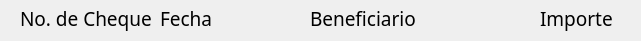
      <widget class="QFrame" name="frame_34">
       <property name="geometry">
        <rect>
         <x>840</x>
         <y>300</y>
         <width>641</width>
         <height>41</height>
        </rect>
       </property>
       <property name="styleSheet">
        <string notr="true">border-radius:0px;
border-color: rgb(255, 255, 255);</string>
       </property>
       <property name="frameShape">
        <enum>QFrame::StyledPanel</enum>
       </property>
       <property name="frameShadow">
        <enum>QFrame::Raised</enum>
       </property>
       <widget class="QLabel" name="label_131">
        <property name="geometry">
         <rect>
          <x>20</x>
          <y>5</y>
          <width>131</width>
          <height>27</height>
         </rect>
        </property>
        <property name="font">
         <font>
          <family>Bahnschrift</family>
          <pointsize>14</pointsize>
          <weight>50</weight>
          <italic>false</italic>
          <bold>false</bold>
         </font>
        </property>
        <property name="text">
         <string>No. de Cheque</string>
        </property>
       </widget>
       <widget class="QLabel" name="label_142">
        <property name="geometry">
         <rect>
          <x>160</x>
          <y>5</y>
          <width>71</width>
          <height>27</height>
         </rect>
        </property>
        <property name="font">
         <font>
          <family>Bahnschrift</family>
          <pointsize>14</pointsize>
          <weight>50</weight>
          <italic>false</italic>
          <bold>false</bold>
         </font>
        </property>
        <property name="text">
         <string>Fecha</string>
        </property>
       </widget>
       <widget class="QLabel" name="label_143">
        <property name="geometry">
         <rect>
          <x>310</x>
          <y>5</y>
          <width>121</width>
          <height>27</height>
         </rect>
        </property>
        <property name="font">
         <font>
          <family>Bahnschrift</family>
          <pointsize>14</pointsize>
          <weight>50</weight>
          <italic>false</italic>
          <bold>false</bold>
         </font>
        </property>
        <property name="text">
         <string>Beneficiario</string>
        </property>
       </widget>
       <widget class="QLabel" name="label_145">
        <property name="geometry">
         <rect>
          <x>540</x>
          <y>5</y>
          <width>91</width>
          <height>27</height>
         </rect>
        </property>
        <property name="font">
         <font>
          <family>Bahnschrift</family>
          <pointsize>14</pointsize>
          <weight>50</weight>
          <italic>false</italic>
          <bold>false</bold>
         </font>
        </property>
        <property name="text">
         <string>Importe</string>
        </property>
       </widget>
       <widget class="Line" name="line_31">
        <property name="geometry">
         <rect>
          <x>130</x>
          <y>0</y>
          <width>3</width>
          <height>200</height>
         </rect>
        </property>
        <property name="orientation">
         <enum>Qt::Vertical</enum>
        </property>
       </widget>
       <widget class="Line" name="line_32">
        <property name="geometry">
         <rect>
          <x>230</x>
          <y>0</y>
          <width>3</width>
          <height>200</height>
         </rect>
        </property>
        <property name="orientation">
         <enum>Qt::Vertical</enum>
        </property>
       </widget>
       <widget class="Line" name="line_33">
        <property name="geometry">
         <rect>
          <x>510</x>
          <y>0</y>
          <width>3</width>
          <height>200</height>
         </rect>
        </property>
        <property name="orientation">
         <enum>Qt::Vertical</enum>
        </property>
       </widget>
      </widget>
